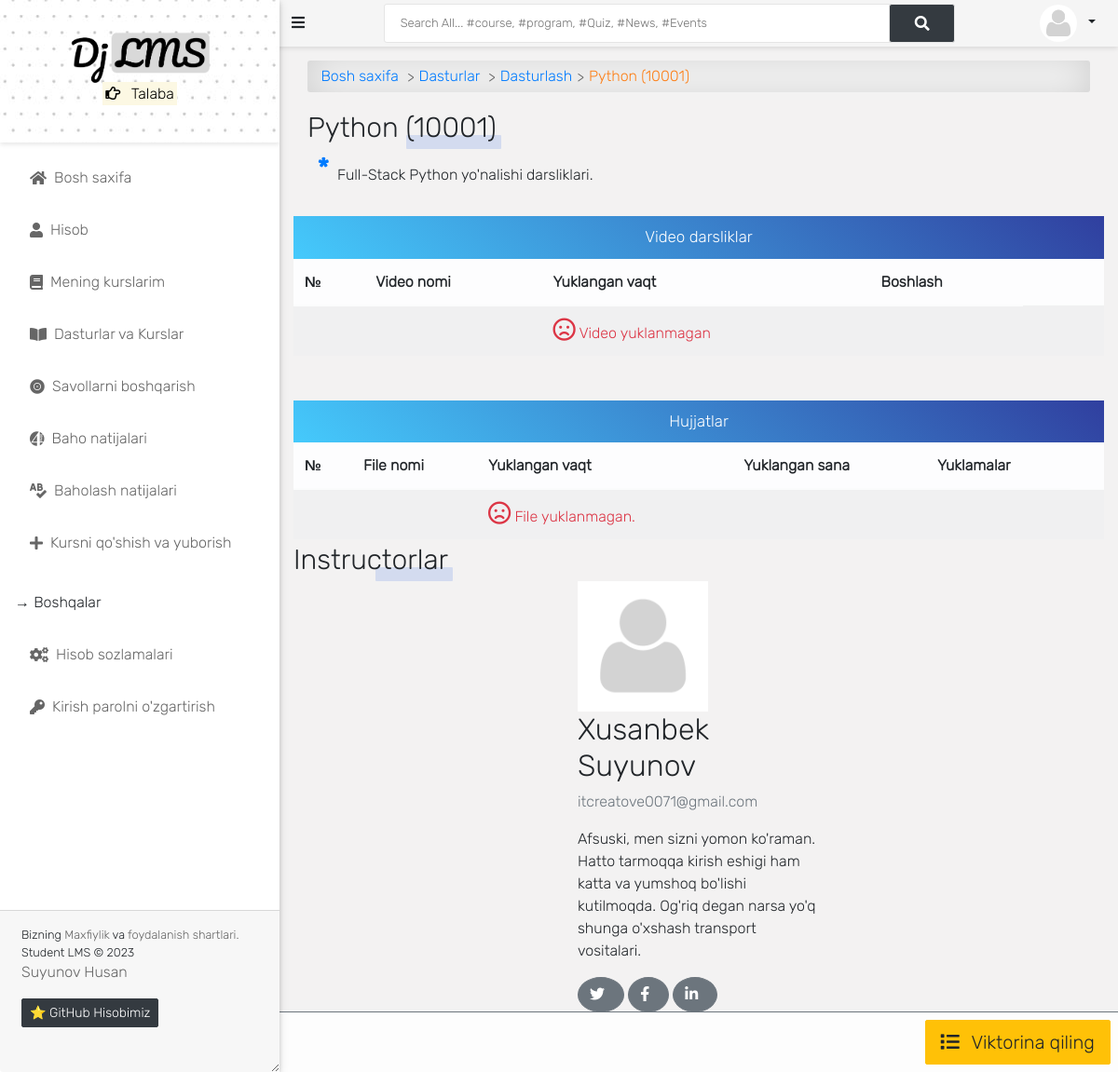
Page /programs/course/python-2qyk/detail/ (signed in) on the committed database.
### accounts/models.py (models this page shows, shortened)
class User(AbstractUser):
    is_student = models.BooleanField(default=False)
    is_lecturer = models.BooleanField(default=False)
    is_parent = models.BooleanField(default=False)
    is_dep_head = models.BooleanField(default=False)
    phone = models.CharField(max_length=60, blank=True, null=True)
    address = models.CharField(max_length=60, blank=True, null=True)
    picture = models.ImageField(upload_to='profile_pictures/%y/%m/%d/', default='default.png', null=True)
    email = models.EmailField(blank=True, null=True)
    username_validator = ASCIIUsernameValidator()
    objects = UserManager()
    @property
    def get_full_name(self):
        full_name = self.username
        if self.first_name and self.last_name:
            full_name = self.first_name + " " + self.last_name
        return full_name
    @property
    def get_user_role(self):
        if self.is_superuser:
            return "Boshliq"
        elif self.is_student:
            return "Talaba"
        elif self.is_lecturer:
            return "Ustoz"
        elif self.is_parent:
            return "Ota-ona"

### course/models.py (models this page shows, shortened)
class Course(models.Model):
    slug = models.SlugField(blank=True, unique=True)
    title = models.CharField(max_length=200, null=True)
    code = models.CharField(max_length=200, unique=True, null=True)
    credit = models.IntegerField(null=True, default=0)
    summary = models.TextField(max_length=200, blank=True, null=True)
    program = models.ForeignKey(Program, on_delete=models.CASCADE)
    level = models.CharField(max_length=25, choices=LEVEL, null=True)
    year = models.IntegerField(choices=YEARS, default=0)
    semester = models.CharField(choices=SEMESTER, max_length=200)
    is_elective = models.BooleanField(default=False, blank=True, null=True)
    objects = CourseManager()
    def __str__(self):
        return "{0} ({1})".format(self.title, self.code)

class Program(models.Model):
    title = models.CharField(max_length=150, unique=True)
    summary = models.TextField(null=True, blank=True)
    objects = ProgramManager()
    def __str__(self):
        return self.title

class CourseAllocation(models.Model):
    lecturer = models.ForeignKey(settings.AUTH_USER_MODEL, on_delete=models.CASCADE, related_name='allocated_lecturer')
    courses = models.ManyToManyField(Course, related_name='allocated_course')
    session = models.ForeignKey("app.Session", on_delete=models.CASCADE, blank=True, null=True)
    def __str__(self):
        return self.lecturer.get_full_name

### course/views.py (the view)
# urls.py: path('course/<slug>/detail/', course_single, name='course_detail'),
@login_required
def course_single(request, slug):
    course = Course.objects.get(slug=slug)
    files = Upload.objects.filter(course__slug=slug)
    videos = UploadVideo.objects.filter(course__slug=slug)
    lecturers = CourseAllocation.objects.filter(courses__pk=course.id)
    return render(request, 'course/course_single.html', {
        'title': course.title,
        'course': course,
        'files': files,
        'videos': videos,
        'lecturers': lecturers,
        'media_url': settings.MEDIA_ROOT,
    }, )

### templates/course/course_single.html (shortened to what this page needs)
{% extends 'base.html' %}
{% load static %}
{% block content %}
<div class="container">
    <div id="input-nav"><a href="{% url 'home' %}" class="primary1">Bosh saxifa </a>
        <a href="{% url 'programs' %}" class="primary1">Dasturlar </a>
        <a href="{% url 'program_detail' course.program.id %}" class="primary1"> {{ course.program }}</a>
        {{ course }}
    </div>
    <div class="manage-wrap">
        <div class="row">
            <div class="col ml-auto">
            </div>
            <div class="col text-right">
                <a class="btn btn-lg btn-warning" href="{% url 'quiz_index' course.slug %}"><i class="fas fa-list"></i>
                    Viktorina qiling
                </a>
            </div>
        </div>
    </div>
    <div class="title-1">{{ course }}</div>
    <p class="program-description">{{ course.summary }}</p>
    <div class="row mb-5">
        <div class="col-md-12 p-0">
            <p class="form-title m-0">Video darsliklar</p>
            <div class="table-responsive">
                <table class="table table-shadow table-light table-striped m-0">
                    <thead>
                        <tr>
                            <th>№</th>
                            <th>Video nomi</th>
                            <th>Yuklangan vaqt</th>
                            <th>Boshlash </th>
                        </tr>
                    </thead>
                    <tbody>
                        {% for video in videos %}
                        <tr>
                            <td>{{ forloop.counter }}</td>
                            <td><a href="{{ video.get_absolute_url }}" title="{{ video }}">
                                    <i style="font-size: 20px; padding-right: 10px;" class="fas fa-video"></i>
                                    {{ video.title|title }}
                                </a>
                            </td>
                            <td>{{ video.timestamp|date }}</td>
                            <th>
                                <div>
                                    <a class="download-btn" href="{{ video.get_absolute_url }}"
                                        title="Download to your device">
                                        <i class="fas fa-download"></i>Boshlash</a>
                                </div>
                            </th>
                            {% if request.user.is_superuser or request.user.is_lecturer %}
                            <td>
                                <div class="update-delete">
                                    <a href="{% url 'upload_video_edit' slug=course.slug video_slug=video.slug %}"
                                        class="update" title="Edit">
                                        <i class="fas fa-pencil-alt"></i>
                                    </a>
                                    <a href="{% url 'upload_video_delete' slug=course.slug video_slug=video.slug %}"
                                        class="delete" title="Delete">
                                        <i class="fas fa-trash-alt"></i>
                                    </a>
                                </div>
                            </td>
                            {% endif %}
                            {% empty %}
                        <tr>
                            <td></td>
                            <td></td>
                            <td>
                                <span class="text-danger">
                                    <i class="far fa-frown fa-1x"></i> Video yuklanmagan
                                </span>
                            </td>
                            <td></td>
                            <td></td>
                            <td></td>
                        </tr>
                        {% endfor %}
                    </tbody>
                </table>
            </div>
        </div>
    </div>
    <div class="row">
        <div class="col-md-12 p-0">
            <p class="form-title m-0">Hujjatlar</p>
            <div class="table-responsive">
                <table class="table table-shadow table-light table-striped m-0">
                    <thead>
                        <tr>
                            <th>№</th>
                            <th>File nomi</th>
                            <th>Yuklangan vaqt</th>
                            <th>Yuklangan sana </th>
                            <th>Yuklamalar</th>
                        </tr>
                    </thead>
                    <tbody>
                        {% for file in files %}
                        <tr>
                            <td>{{ forloop.counter }}</td>
                            <td><a href="{{ file.file.url }}" title="{{ file }}">
                                    <i style="font-size: 20px; padding-right: 10px;"
                                        class="fas fa-file-{{ file.get_extension_short }}"></i>
                                    {{ file.title|title }}
                                </a>
                            </td>
                            <td>{{ file.upload_time|date }}</td>
                            <td>{{ file.updated_date|date }}</td>
                            <th>
                                <div>
                                    <a class="download-btn" href="{{ file.file.url }}" title="Download to your device">
                                        <i class="fas fa-download"></i>Yuklash</a>
                                </div>
                            </th>
                            {% if request.user.is_superuser or request.user.is_lecturer %}
                            <td>
                                <div class="update-delete">
                                    <a href="{% url 'upload_file_edit' slug=course.slug file_id=file.pk %}"
                                        class="update" title="Edit">
                                        <i class="fas fa-pencil-alt"></i>
                                    </a>
                                    <a href="{% url 'upload_file_delete' slug=course.slug file_id=file.pk %}"
                                        class="delete" title="Delete">
                                        <i class="fas fa-trash-alt"></i>
                                    </a>
                                </div>
                            </td>
                            {% endif %}
                            {% empty %}
                        <tr>
                            <td></td>
                            <td></td>
                            <td>
                                <span class="text-danger">
                                    <i class="far fa-frown fa-1x"></i> File yuklanmagan.
                                </span>
                            </td>
                            <td></td>
                            <td></td>
                            <td></td>
                        </tr>
                        {% endfor %}
                    </tbody>
                </table>
            </div>
        </div>
    </div>
</div>
<div class="site-section">
    <div class="title-1">Instructorlar</div>
    <br>
    <div class="container marketing">
        <div class="row">
            {% for lecturer in lecturers %}
            <div class="col-lg-4 mx-auto" style="background: transparent; box-shadow: none;">
                {% if lecturer.lecturer.picture %}
                <img class="" src="{{ lecturer.lecturer.picture.url }}" alt="" style="width:140px;">
                {% endif %}
                <h2>{{ lecturer|title }}</h2>
                <p style="color: #6c757d;">{{ lecturer.lecturer.email }}</p>
                <p>Afsuski, men sizni yomon ko'raman. Hatto tarmoqqa kirish eshigi ham katta va yumshoq bo'lishi kutilmoqda. Og'riq degan narsa yo'q
                    shunga o'xshash transport vositalari.</p>
                <p>
                    <a class="btn rounded-circle btn-secondary" href="#" role="button"><i
                            class="fab fa-twitter"></i></a>
                    <a class="btn rounded-circle btn-secondary" href="#" role="button"><i
                            class="fab fa-facebook-f"></i></a>
                    <a class="btn rounded-circle btn-secondary" href="#" role="button"><i
                            class="fab fa-linkedin-in"></i></a>
                </p>
            </div>
            {% endfor %}
        </div>
    </div>
</div>
{% endblock content %}

### templates/aside.html (shortened to what this page needs)
{% load static %}
<div id="side-nav">
  <div class="main-menu">
    <div
      class="top-side text-center py-4"
      style="background-image: url({% static '/img/dotted.jpg' %})"
    >
      <img
        src="{% static 'img/logo.png' %}"
        width="150px"
        alt="Student LMS"
      />
      <p class="text-orange">
        <mark>
          <i class="far fa-hand-point-right"></i>
          {{ request.user.get_user_role }}
        </mark>
      </p>
    </div>
    {% url 'home' as hom %} {% url 'dashboard' as dash %}
    <ul>
      <li class="{% if request.path == hom %}active{% endif %}">
        <a href="{% url 'home' %}"><i class="fas fa-home"></i>Bosh saxifa</a>
      </li>
      <li class="{% if request.path == prof %}active{% endif %}">
        <a href="{% url 'edit_profile' %}"><i class="fas fa-user"></i>Hisob</a>
      </li>
       {% if request.user.is_lecturer or request.user.is_student %}
      <li class="{% if request.path == ucl %}active{% endif %}">
        <a href="{% url 'user_course_list' %}"
          ><i class="fas fa-book"></i>Mening kurslarim</a
        >
      </li>
      {% endif %}
      <li class="{% if request.path == pro %}active{% endif %}">
        <a href="{% url 'programs' %}"
          ><i class="fas fa-book-open"></i>Dasturlar va Kurslar</a
        >
      </li>
       {% if request.user.is_student %}
      <li class="{% if request.path == qpr %}active{% endif %}">
        <a href="{% url 'quiz_progress' %}"
          ><i class="fas fa-record-vinyl"></i>Savollarni boshqarish</a
        >
      </li>
      <li class="{% if request.path == vr %}active{% endif %}">
        <a href="{% url 'grade_results' %}"
          ><i class="fab fa-page4"></i>Baho natijalari</a
        >
      </li>
      <li class="{% if request.path == ar %}active{% endif %}">
        <a href="{% url 'ass_results' %}"
          ><i class="fa fa-spell-check"></i>Baholash natijalari</a
        >
      </li>
      <li class="{% if request.path == cr %}active{% endif %}">
        <a href="{% url 'course_registration' %}"
          ><i class="fas fa-plus"></i>Kursni qo'shish va yuborish</a
        >
      </li>
      {% endif %}
      <br />
      <p class="ml-3">&RightArrow; Boshqalar</p>
      <li class="{% if request.path == ep %}active{% endif %}">
        <a href="{% url 'edit_profile' %}"
          ><i class="fas fa-cogs"></i>Hisob sozlamalari</a
        >
      </li>
      <li class="{% if request.path == cp %}active{% endif %}">
        <a href="{% url 'change_password' %}"
          ><i class="fas fa-key"></i>Kirish parolni o'zgartirish</a
        >
      </li>
    </ul>
  </div>
  <footer class="card-footer mt-5 pt-3 pb-5 px-2">
    <div class="col-12">
      <p class="small m-0">
        Bizning <a href="#"> Maxfiylik </a> va <a href="#"> foydalanish shartlari. </a>
        <br />Student LMS &copy;
        <br />
      </p>
      <p>
        <a href="https://brian-mwenda.vercel.app/" target="_blank"
          >Suyunov Husan</a
        >
      </p>
      <a
        href="https://github.com/Xusanbek0071"
        class="btn btn-sm btn-dark mx-auto"
        target="_blank"
      >
        ⭐️ GitHub Hisobimiz
      </a>
    </div>
  </footer>
</div>

### templates/navbar.html (shortened to what this page needs)
<div id="top-navbar">
	<div class="container">
		<div class="nav-wrapper">
			<div class="toggle-btn" onclick="toggleSidebar()">
				<i class="fas fa-bars"></i>
			</div>
			<form class="form-header" action="{% url 'query' %}" method="GET">
				<input id="primary-search" class="au-input au-input--xl" type="text" name="q" value="{{ request.GET.q }}"
					placeholder="Search All... #course, #program, #Quiz, #News, #Events" required />
				<button class="au-btn--submit" type="submit">
					<i class="fas fa-search"></i>
				</button>
			</form>
			<div class="dropdown">
				<button class="btn btn-sm dropdown-toggle" type="button" id="dropdownMenuButton" data-toggle="dropdown"
					aria-haspopup="true" aria-expanded="false">
					<img class="profile-pic" src="{{ request.user.picture.url }}">
				</button>
			</div>
		</div>
	</div>
</div>

### rows in the picture
User: user.get_user_role "Talaba", user.picture (placeholder picture)
Course: program "Dasturlash", title+code "Python (10001)", summary "Full-Stack Python yo'nalishi darsliklari."
CourseAllocation: lecturer.picture (placeholder picture), lecturer.last_name "Xusanbek Suyunov", lecturer.email "itcreatove0071@gmail.com"
